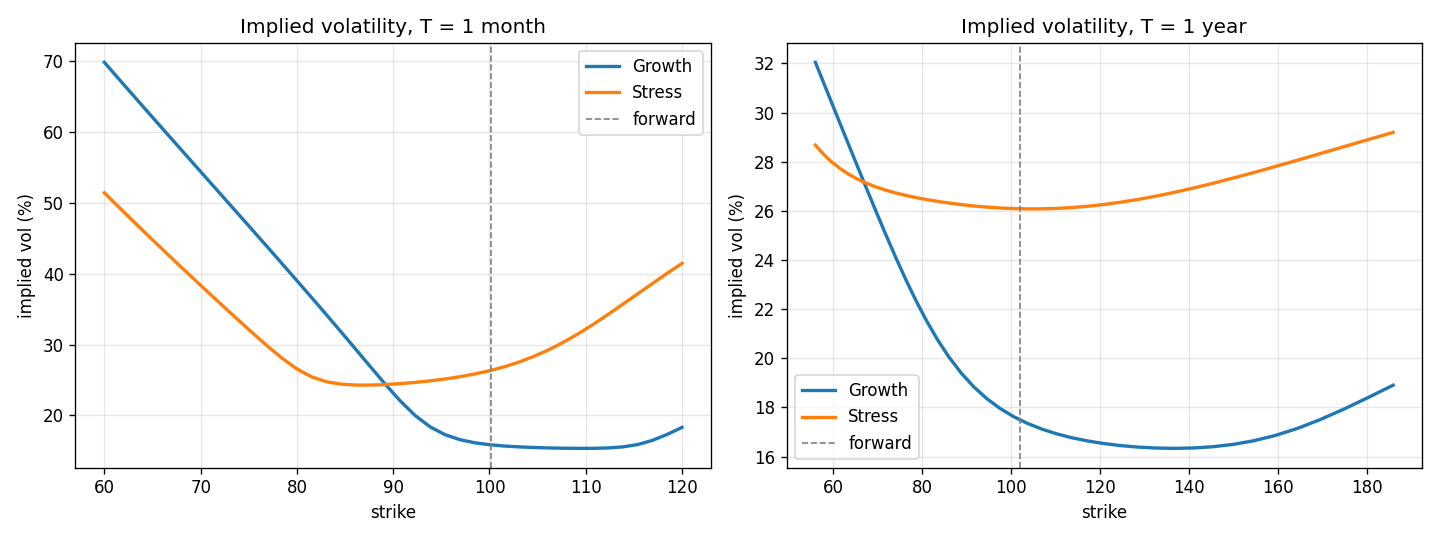

Here is the Python script that generated this plot:
#!/usr/bin/env python3
"""Regime-switching implied-volatility smile, with reference pricers and checks.

Generates the regime-switching implied-volatility smile from the Laplace vanilla
pricer in ``goal_based_allocation`` (``price_vanilla`` / ``implied_vol``), and
bundles two reference pricers used only for validation:

  * ``price_vanilla_fourier`` - a Carr-Madan Fourier pricer with a moment-condition
    guard, kept as a cautionary cross-check (it can return a finite but wrong price
    when the damping violates E[S^(1+alpha)] < inf);
  * ``price_vanilla_mc`` - a Monte Carlo pricer with exact regime holding times.

Run with a ``UnitTests`` case; the default draws the smile and saves
``regime_switch_smile.png`` next to this script.

    python examples/regime_switch_smile.py
"""
from __future__ import annotations

# packages
import numpy as np
from enum import Enum
from typing import Tuple, Union
from pathlib import Path
# project
from goal_based_allocation import (
    RiskNeutralParams, OptionType, Regime, price_vanilla, implied_vol,
    create_paper_assets,
)


# ==============================================================================
# REFERENCE IMPLEMENTATIONS FOR VALIDATION
# ==============================================================================

def price_vanilla_fourier(params: RiskNeutralParams,
                          spot: float,
                          strike: float,
                          ttm: float,
                          regime: Union[int, Regime] = Regime.GROWTH,
                          damping: float = 0.75,
                          check_moment: bool = True,
                          upper: float = 200.0,
                          ) -> float:
    """Carr-Madan Fourier reference pricer (calls only), with a moment-condition guard.

    The characteristic function is φ_l(u) = e^{iu ln S₀}·[e^{T·M(u)}·1]_l with

        M(u) = [[iu b₀ − ½u²σ₀² − λ₀₁,      λ₀₁/(1 + iu η₀)         ],
                [λ₁₀/(1 − iu η₁),           iu b₁ − ½u²σ₁² − λ₁₀     ]]

    (the jump entries are the exponential mgfs in the paper's mean convention).

    Carr-Madan requires E[S_T^{1+α}] < ∞, i.e. α < 1/η₁ − 1. Violating it returns a
    FINITE but badly wrong price, since the matrix exponential is finite regardless.
    `check_moment=True` raises instead. Kept as a cautionary reference — prefer
    :func:`price_vanilla`.
    """
    from scipy.linalg import expm
    from scipy.integrate import quad

    regime = int(regime)
    alpha_max = params.max_carr_madan_damping()
    if check_moment and damping >= alpha_max:
        raise ValueError(
            f"Carr-Madan damping alpha={damping!r} violates the moment condition "
            f"E[S^(1+alpha)] < inf, which requires alpha < 1/eta_1 - 1 = {alpha_max:.4f}. "
            f"The price would be finite but wrong. Use price_vanilla (Laplace) instead.")

    nu0, nu1 = params.nu
    b0, b1 = nu0, nu1   # log-drifts already net of ½σ²

    def phi(u: complex) -> complex:
        mat = np.zeros((2, 2), dtype=complex)
        mat[0, 0] = 1j * u * b0 - 0.5 * u ** 2 * params.sigma_0 ** 2 - params.lambda_01
        mat[0, 1] = params.lambda_01 / (1.0 + 1j * u * params.eta_0)
        mat[1, 0] = params.lambda_10 / (1.0 - 1j * u * params.eta_1)
        mat[1, 1] = 1j * u * b1 - 0.5 * u ** 2 * params.sigma_1 ** 2 - params.lambda_10
        return np.exp(1j * u * np.log(spot)) * (expm(ttm * mat) @ np.ones(2))[regime]

    k_log = np.log(strike)

    def integrand(u: float) -> float:
        num = np.exp(-params.rate * ttm) * phi(u - (damping + 1.0) * 1j)
        den = damping ** 2 + damping - u ** 2 + 1j * (2.0 * damping + 1.0) * u
        return float(np.real(np.exp(-1j * u * k_log) * num / den))

    val, _ = quad(integrand, 0.0, upper, limit=400)
    return float(np.exp(-damping * k_log) / np.pi * val)


def price_vanilla_mc(params: RiskNeutralParams,
                     spot: float,
                     strikes: np.ndarray,
                     ttm: float,
                     regime: Union[int, Regime] = Regime.GROWTH,
                     option_type: Union[str, OptionType] = OptionType.CALL,
                     n_paths: int = 200_000,
                     seed: int = 7,
                     ) -> Tuple[np.ndarray, np.ndarray]:
    """Monte Carlo reference: exact regime holding times, jump at each transition.

    Returns (prices, standard_errors).
    """
    regime = int(regime)
    opt = OptionType(option_type)
    rng = np.random.default_rng(seed)
    nu0, nu1 = params.nu
    nu = np.array([nu0, nu1])
    sig = np.array([params.sigma_0, params.sigma_1])
    lam = np.array([params.lambda_01, params.lambda_10])
    eta = np.array([params.eta_0, params.eta_1])   # means

    x = np.zeros(n_paths)
    chi = np.full(n_paths, regime, dtype=int)
    t = np.zeros(n_paths)
    alive = np.ones(n_paths, dtype=bool)

    while alive.any():
        idx = np.where(alive)[0]
        cur = chi[idx]
        dt_jump = rng.exponential(1.0 / lam[cur])
        dt_left = ttm - t[idx]
        dt = np.minimum(dt_jump, dt_left)
        x[idx] += nu[cur] * dt + sig[cur] * np.sqrt(dt) * rng.standard_normal(len(idx))
        t[idx] += dt
        jumped = dt_jump < dt_left
        ji = idx[jumped]
        if len(ji) > 0:
            cj = chi[ji]
            size = rng.exponential(eta[cj])          # mean convention
            x[ji] += np.where(cj == 0, -size, size)  # crash down, recovery up
            chi[ji] = 1 - cj
        alive[idx[~jumped]] = False

    s_t = spot * np.exp(x)
    disc = np.exp(-params.rate * ttm)
    prices, errors = np.zeros(len(strikes)), np.zeros(len(strikes))
    for i, k in enumerate(strikes):
        pay = np.maximum(s_t - k, 0.0) if opt == OptionType.CALL else np.maximum(k - s_t, 0.0)
        prices[i] = disc * pay.mean()
        errors[i] = disc * pay.std() / np.sqrt(n_paths)
    return prices, errors


# ==============================================================================
# DEMO, CHECKS AND TESTS
# ==============================================================================

class UnitTests(Enum):
    DEMO_PRICES = 1
    DEMO_SMILE = 2
    CHECK_PUT_CALL_PARITY = 3
    CHECK_BLACK_SCHOLES_LIMIT = 4
    TEST_MONTE_CARLO = 5
    TEST_FOURIER_CROSSCHECK = 6
    TEST_FOURIER_FAILURE = 7


def paper_params(asset: str = 'equity', rate: float = 0.02) -> RiskNeutralParams:
    """Risk-neutral parameters from the paper's regime process (Table 1).

    Builds the option-pricing parameters from a paper asset's structural
    parameters (sigma, lambda, eta -- these are measure-independent), pinning
    the drift by the risk-neutral martingale condition. The default underlying
    is equity; 'bonds' or 'private_equity' also work. The paper's risk-free
    rate is 2%.
    """
    p = create_paper_assets()[asset].params
    return RiskNeutralParams(sigma_0=p.sigma0,
                             sigma_1=p.sigma1,
                             lambda_01=p.lambda01,
                             lambda_10=p.lambda10,
                             eta_0=p.eta0,
                             eta_1=p.eta1,
                             rate=rate)


def run_local_test(unit_test: UnitTests) -> None:

    params = paper_params()
    spot, ttm = 100.0, 10.0
    strikes = np.array([80.0, 100.0, 120.0, 150.0, 200.0])

    if unit_test == UnitTests.DEMO_PRICES:
        print(f"eta_0={params.eta_0:.4f}  eta_1={params.eta_1:.4f}  "
              f"finite jump variance: {params.has_finite_jump_variance}")
        print(f"max Carr-Madan damping: {params.max_carr_madan_damping():.2f}\n")
        for regime in (Regime.GROWTH, Regime.STRESS):
            for opt in (OptionType.CALL, OptionType.PUT):
                px = price_vanilla(params=params,
                                   spot=spot,
                                   strikes=strikes,
                                   ttm=ttm,
                                   regime=regime,
                                   option_type=opt)
                body = "  ".join(f"K={k:.0f}: {v:8.4f}" for k, v in zip(strikes, px))
                print(f"{regime.name:>6} {opt.value:>4}: {body}")

    elif unit_test == UnitTests.DEMO_SMILE:
        import matplotlib.pyplot as plt
        ref_vol = 0.20   # representative vol for sizing the strike grid
        fig, axs = plt.subplots(1, 2, figsize=(12, 4.5), tight_layout=True)
        for tenor, label, ax in zip([1.0 / 12.0, 1.0], ['1 month', '1 year'], axs):
            fwd = spot * np.exp(params.rate * tenor)
            if tenor < 0.5:                                # 1 month: fixed strike grid
                ks = np.linspace(60.0, 120.0, 40)
            else:                                          # longer tenor: +/- 3 sigma in log-moneyness
                width = 3.0 * ref_vol * np.sqrt(tenor)
                ks = fwd * np.exp(np.linspace(-width, width, 40))
            for regime in (Regime.GROWTH, Regime.STRESS):
                vols = implied_vol(params=params, spot=spot, strikes=ks,
                                   ttm=tenor, regime=regime)
                ax.plot(ks, 100.0 * vols, label=regime.name.capitalize(), lw=2)
            ax.axvline(fwd, color='grey', ls='--', lw=1, label='forward')
            ax.set_title(f"Implied volatility, T = {label}")
            ax.set_xlabel('strike')
            ax.set_ylabel('implied vol (%)')
            ax.legend()
            ax.grid(alpha=0.3)
        out = Path(__file__).with_name('regime_switch_smile.png')
        plt.savefig(out, dpi=120)
        print(f"saved {out}")

    elif unit_test == UnitTests.CHECK_PUT_CALL_PARITY:
        for regime in (Regime.GROWTH, Regime.STRESS):
            call = price_vanilla(params, spot, strikes, ttm, regime, OptionType.CALL)
            put = price_vanilla(params, spot, strikes, ttm, regime, OptionType.PUT)
            target = spot - strikes * np.exp(-params.rate * ttm)
            err = np.max(np.abs(call - put - target))
            print(f"{regime.name:>6}: max |C - P - (S0 - K e^-rT)| = {err:.3e}")
            assert err < 1e-5, f"put-call parity violated in regime {regime.name}"
        print("PASS")

    elif unit_test == UnitTests.CHECK_BLACK_SCHOLES_LIMIT:
        from scipy.stats import norm
        flat = RiskNeutralParams(sigma_0=0.20, sigma_1=0.20,
                                 lambda_01=0.01, lambda_10=0.01,
                                 eta_0=1e-3, eta_1=1e-3,   # vanishing jumps
                                 rate=0.03)
        tenor = 1.0
        px = price_vanilla(flat, spot, strikes, tenor, Regime.GROWTH, OptionType.CALL)
        sd = 0.20 * np.sqrt(tenor)
        fwd = spot * np.exp(0.03 * tenor)
        d1 = (np.log(fwd / strikes) + 0.5 * sd ** 2) / sd
        bs = np.exp(-0.03 * tenor) * (fwd * norm.cdf(d1) - strikes * norm.cdf(d1 - sd))
        err = np.max(np.abs(px - bs))
        print(f"max |Laplace - Black-Scholes| = {err:.3e}")
        assert err < 1e-3, "does not collapse to Black-Scholes"
        print("PASS")

    elif unit_test == UnitTests.TEST_MONTE_CARLO:
        for regime in (Regime.GROWTH, Regime.STRESS):
            lap = price_vanilla(params, spot, strikes, ttm, regime, OptionType.CALL)
            mc, se = price_vanilla_mc(params, spot, strikes, ttm, regime,
                                      OptionType.CALL, n_paths=400_000)
            print(f"\n--- {regime.name} ---")
            print(f"{'K':>6} {'Laplace':>10} {'MC':>10} {'MC se':>8} {'z':>7}")
            for i, k in enumerate(strikes):
                z = (lap[i] - mc[i]) / se[i]
                print(f"{k:6.0f} {lap[i]:10.4f} {mc[i]:10.4f} {se[i]:8.4f} {z:7.2f}")
                assert abs(z) < 4.0, f"Laplace disagrees with MC at K={k}"
        print("\nPASS")

    elif unit_test == UnitTests.TEST_FOURIER_CROSSCHECK:
        print(f"{'T':>6} {'K':>6} {'Laplace':>11} {'Fourier':>11} {'diff':>11}")
        for tenor in (0.5, 1.0, 5.0, 10.0, 20.0):
            for k in (80.0, 120.0, 200.0):
                lap = price_vanilla(params, spot, k, tenor, Regime.GROWTH)
                fou = price_vanilla_fourier(params, spot, k, tenor, Regime.GROWTH)
                print(f"{tenor:6.1f} {k:6.0f} {lap:11.4f} {fou:11.4f} {lap - fou:11.2e}")
                assert abs(lap - fou) < 1e-4, "Laplace and Fourier disagree"
        print("PASS")

    elif unit_test == UnitTests.TEST_FOURIER_FAILURE:
        # eta_10 = 2.5 (rate) -> eta_1 = 0.4 -> Carr-Madan needs alpha < 1.5
        bad = RiskNeutralParams.from_rates(sigma_0=0.18, sigma_1=0.28,
                                           lambda_01=0.10, lambda_10=1.0,
                                           eta_01=3.0, eta_10=2.5,
                                           rate=0.03)
        k = np.array([120.0])
        mc, se = price_vanilla_mc(bad, spot, k, ttm, Regime.GROWTH, n_paths=400_000)
        lap = price_vanilla(bad, spot, k, ttm, Regime.GROWTH)
        print(f"alpha_max = {bad.max_carr_madan_damping():.2f}, "
              f"finite jump variance: {bad.has_finite_jump_variance}\n")
        print(f"  Monte Carlo        : {mc[0]:9.4f}  (se {se[0]:.4f})")
        print(f"  Laplace            : {lap[0]:9.4f}   z = {(lap[0] - mc[0]) / se[0]:+.2f}")
        for alpha in (1.0, 1.5, 2.0):
            unguarded = price_vanilla_fourier(bad, spot, 120.0, ttm, Regime.GROWTH,
                                              damping=alpha, check_moment=False)
            flag = "" if alpha < bad.max_carr_madan_damping() else "  <-- MOMENT COND. VIOLATED"
            print(f"  Fourier (alpha={alpha:.1f}) : {unguarded:9.4f}   "
                  f"z = {(unguarded - mc[0]) / se[0]:+8.1f}{flag}")
        try:
            price_vanilla_fourier(bad, spot, 120.0, ttm, Regime.GROWTH, damping=2.0)
        except ValueError as err:
            print(f"\n  guard raises as expected: {err}")
        print("\nPASS")



if __name__ == '__main__':
    run_local_test(unit_test=UnitTests.DEMO_SMILE)
